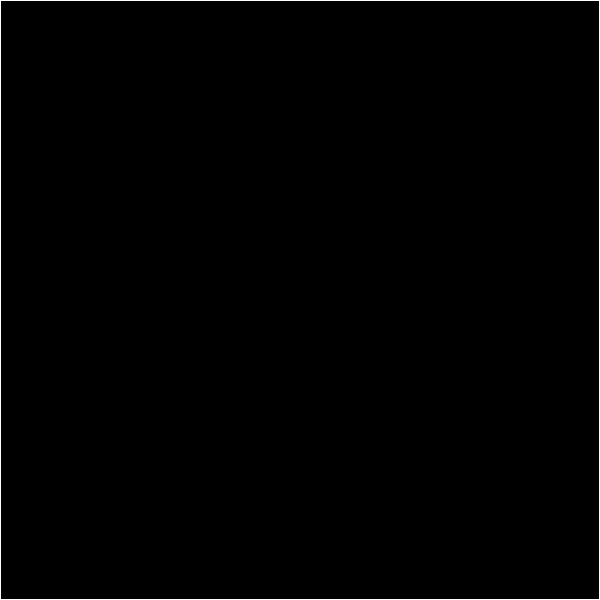
Frame 1 (no input)
Frame 60 (the mouse pressed at the canvas centre just before this capture): identical to frame 1, image omitted
Frame 120 (the mouse held since frame 60 and released just before this capture): identical to frame 1, image omitted

The Processing sketch that drew this single still picture (run headless with seeded random() and noise(); from frame 60 on, the mouse is pressed at the canvas centre):

// Processing sketch: kaleidoscope
// ── kaleidoscope.pde
int divisions = 8;
float i, distance;
float angle = 2*PI/divisions;
void setup(){
  background(0);
  frameRate(50);
  size(600, 600);
  stroke(255);
  translate(300, 300);
  noFill();
  rectMode(CENTER);
  rect(0, 0, width-1, height-1);
  translate(-300, -300);
  fill(255);
}
void draw(){
}
void mouseDragged(){
  point(mouseX, mouseY);
  point(width-mouseX, mouseY);
  point(mouseX, height-mouseY);
  point(width-mouseX, height-mouseY);
  //point(width/2-mouseX, mouseY);
  //point(mouseX, height/2-mouseY);
  //point(width/2-mouseX, height/2-mouseY);
  
  //println("X:%d",mouseX);
  //println("Y:%d",mouseY);
}
/*void mouseDragged(){
  for(i=1;i<=divisions;i++){
    distance = dist(width/2, height/2, mouseX, mouseY);
    ellipse(width/2 +  distance*cos(angle*i), height/2 + distance*sin(angle*i), 10, 10);
  }
}*/
